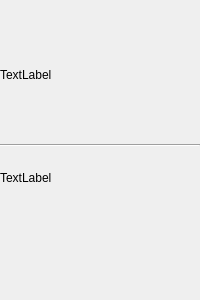
<?xml version="1.0" encoding="UTF-8"?>
<ui version="4.0">
 <class>option_card</class>
 <widget class="QFrame" name="option_card">
  <property name="geometry">
   <rect>
    <x>0</x>
    <y>0</y>
    <width>200</width>
    <height>300</height>
   </rect>
  </property>
  <property name="sizePolicy">
   <sizepolicy hsizetype="MinimumExpanding" vsizetype="Ignored">
    <horstretch>0</horstretch>
    <verstretch>0</verstretch>
   </sizepolicy>
  </property>
  <property name="minimumSize">
   <size>
    <width>200</width>
    <height>300</height>
   </size>
  </property>
  <property name="maximumSize">
   <size>
    <width>400</width>
    <height>500</height>
   </size>
  </property>
  <property name="windowTitle">
   <string>Frame</string>
  </property>
  <layout class="QVBoxLayout" name="verticalLayout">
   <property name="leftMargin">
    <number>0</number>
   </property>
   <property name="topMargin">
    <number>0</number>
   </property>
   <item alignment="Qt::AlignHCenter">
    <widget class="BlocksLabel" name="option_icon">
     <property name="minimumSize">
      <size>
       <width>200</width>
       <height>150</height>
      </size>
     </property>
     <property name="text">
      <string>TextLabel</string>
     </property>
    </widget>
   </item>
   <item alignment="Qt::AlignHCenter">
    <widget class="Line" name="line">
     <property name="minimumSize">
      <size>
       <width>200</width>
       <height>0</height>
      </size>
     </property>
     <property name="orientation">
      <enum>Qt::Horizontal</enum>
     </property>
    </widget>
   </item>
   <item>
    <widget class="QLabel" name="option_text">
     <property name="minimumSize">
      <size>
       <width>200</width>
       <height>50</height>
      </size>
     </property>
     <property name="text">
      <string>TextLabel</string>
     </property>
    </widget>
   </item>
   <item>
    <widget class="BlocksCustomButton" name="continue_button">
     <property name="sizePolicy">
      <sizepolicy hsizetype="MinimumExpanding" vsizetype="MinimumExpanding">
       <horstretch>0</horstretch>
       <verstretch>0</verstretch>
      </sizepolicy>
     </property>
     <property name="minimumSize">
      <size>
       <width>200</width>
       <height>80</height>
      </size>
     </property>
     <property name="text">
      <string/>
     </property>
     <property name="flat">
      <bool>true</bool>
     </property>
     <property name="button_type" stdset="0">
      <string>icon</string>
     </property>
     <property name="icon_pixmap" stdset="0">
      <pixmap resource="resources/icon_resources.qrc">:/arrow_icons/media/btn_icons/right move axis.svg</pixmap>
     </property>
    </widget>
   </item>
  </layout>
 </widget>
 <customwidgets>
  <customwidget>
   <class>BlocksCustomButton</class>
   <extends>QPushButton</extends>
   <header location="global">utils.ui</header>
  </customwidget>
  <customwidget>
   <class>BlocksLabel</class>
   <extends>QLabel</extends>
   <header location="global">utils.ui</header>
  </customwidget>
 </customwidgets>
 <resources>
  <include location="resources/icon_resources.qrc"/>
 </resources>
 <connections/>
</ui>
